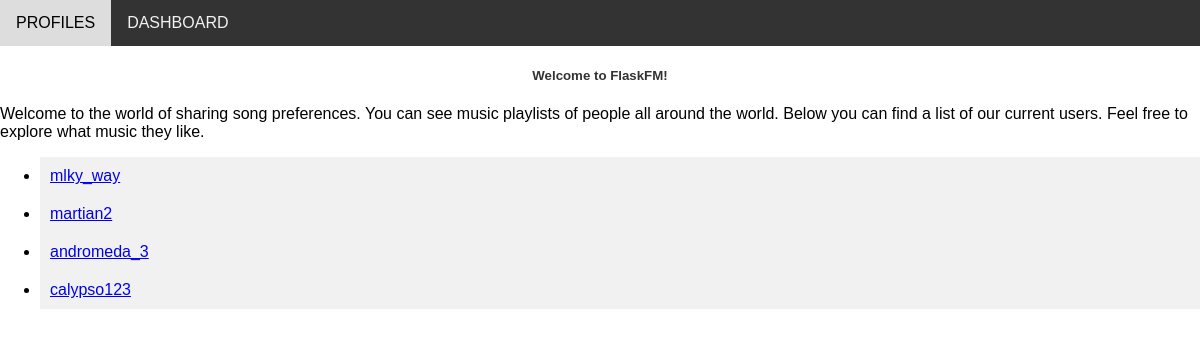
The page /profiles on the database its author committed.
### models.py (models this page shows)
class User(db.Model):
    id = db.Column(db.Integer, primary_key=True)
    username = db.Column(db.String(50), index=True, unique=True)
    playlist_id = db.Column(db.Integer, db.ForeignKey("playlist.id"))
    def __repr__(self):
        return "{}".format(self.username)

### routes.py (the view)
@app.route("/profiles")
def profiles():
    current_users = User.query.all()  # change here to a database query
    return render_template("users.html", current_users=current_users)

### templates/users.html (shortened to what this page needs)
{% extends "_base.html" %} {% block content %}
<h5 class="title"><span>Welcome to FlaskFM!</span></h5>
Welcome to the world of sharing song preferences. You can see music playlists of
people all around the world. Below you can find a list of our current users.
Feel free to explore what music they like.
<ul>
  {% for user in current_users %}
  <li class="link">
    <a href="{{ url_for('profile', user_id = user.id)}}">{{user}}</a>
  </li>
  {% endfor %}
</ul>
{% endblock %}

### static/my_style.css (style rules this page uses)
* { box-sizing: border-box; font-family: Arial, Helvetica, sans-serif; }
body { margin: 0; font-family: Arial, Helvetica, sans-serif; }
.link { background-color: #f1f1f1; padding: 10px; }
.title { text-align: center; color: #333; }

### rows shown on the page
User: username "mlky_way"
User: username "martian2"
User: username "andromeda_3"
User: username "calypso123"
